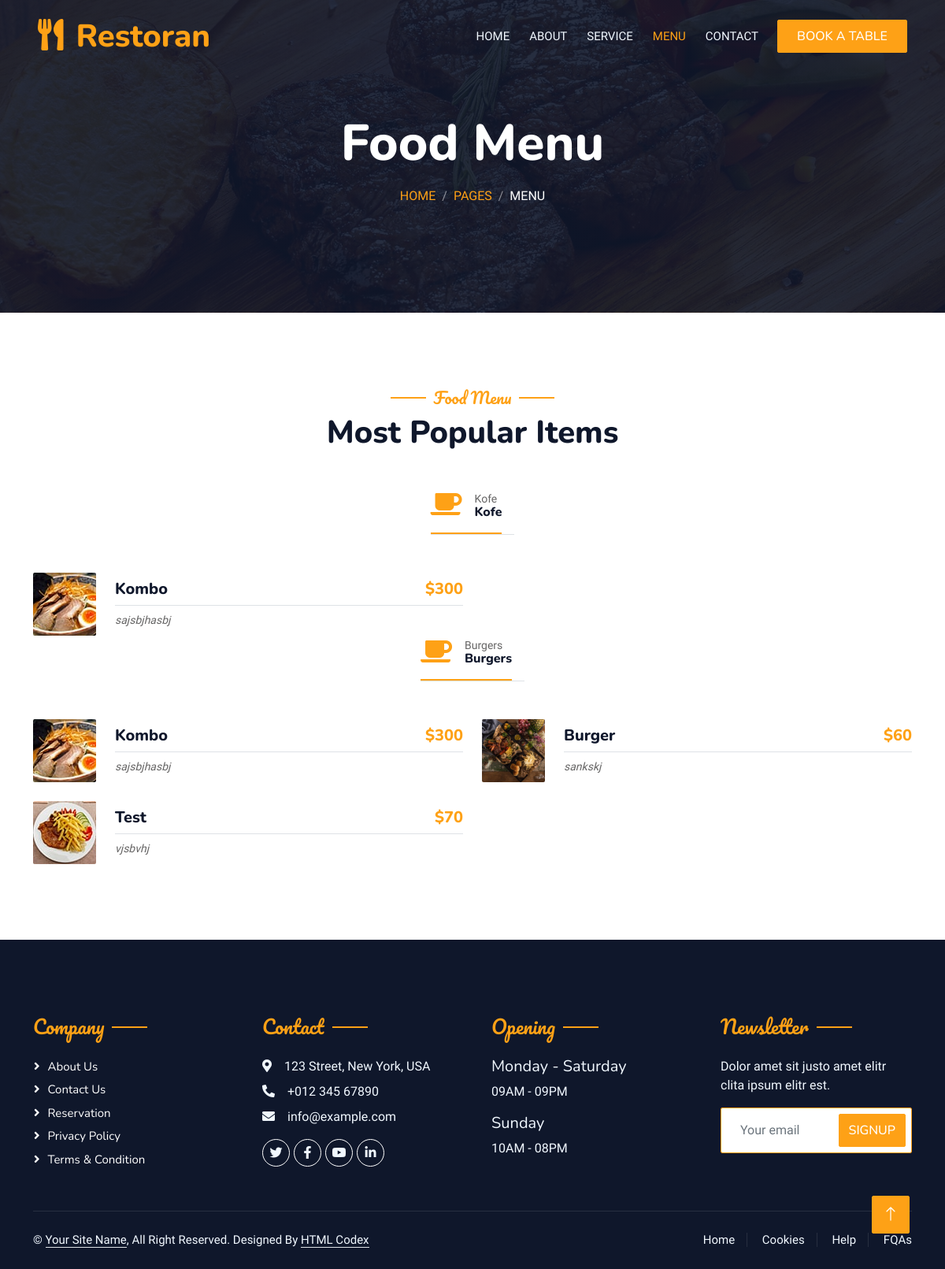
The app's page /menu/ with its own data.
### main/models.py (models this page shows, shortened)
class MenuCategory(models.Model):
    img = models.ImageField('MenuCategory image', upload_to='menu_images')
    name = models.CharField('MenuCategory name', max_length=60)

class Menu(models.Model):
    menucategory = models.ManyToManyField(MenuCategory, related_name='menu_categ')
    img = models.ImageField('Menu image', upload_to='menu_images')
    name = models.CharField('Menu name', max_length=60)
    about = models.TextField('Menu about')
    price = models.PositiveIntegerField('Menu price')

### main/views.py (the view)
# urls.py: path('menu/', views.menu, name='menu'),
def menu(request):
    menu_list = MenuCategory.objects.all()
    return render(request, 'main/menu.html', context={
        'link':'menu',
        'menu_list':menu_list
    })

### main/templates/main/menu.html
{% extends 'main/base.html' %}
{% block content %}
            <div class="container-xxl py-5 bg-dark hero-header mb-5">
                <div class="container text-center my-5 pt-5 pb-4">
                    <h1 class="display-3 text-white mb-3 animated slideInDown">Food Menu</h1>
                    <nav aria-label="breadcrumb">
                        <ol class="breadcrumb justify-content-center text-uppercase">
                            <li class="breadcrumb-item"><a href="#">Home</a></li>
                            <li class="breadcrumb-item"><a href="#">Pages</a></li>
                            <li class="breadcrumb-item text-white active" aria-current="page">Menu</li>
                        </ol>
                    </nav>
                </div>
            </div>
        </div>
        <div class="container-xxl py-5">
            <div class="container">
                <div class="text-center wow fadeInUp" data-wow-delay="0.1s">
                    <h5 class="section-title ff-secondary text-center text-primary fw-normal">Food Menu</h5>
                    <h1 class="mb-5">Most Popular Items</h1>
                </div>
                <div class="tab-class text-center wow fadeInUp" data-wow-delay="0.1s">
                {% for i in menu_list %}
                    <ul class="nav nav-pills d-inline-flex justify-content-center border-bottom mb-5">
                        <li class="nav-item">
                            <a class="d-flex align-items-center text-start mx-3 ms-0 pb-3 active" data-bs-toggle="pill" href="#{{ i.id }}">
                                <i class="fa fa-coffee fa-2x text-primary"></i>
                                <div class="ps-3">
                                    <small class="text-body">{{ i.name }}</small>
                                    <h6 class="mt-n1 mb-0">{{ i.name }}</h6>
                                </div>
                            </a>
                        </li>
                    </ul>
                    <div class="tab-content">
                        <div id="{{ i.id }}" class="tab-pane fade show p-0 active">
                            <div class="row g-4">
                            {% for j in i.menu_categ.all %}
                                <div class="col-lg-6">
                                    <div class="d-flex align-items-center">
                                        <img class="flex-shrink-0 img-fluid rounded" src="{{ j.img.url }}" alt="" style="width: 80px;">
                                        <div class="w-100 d-flex flex-column text-start ps-4">
                                            <h5 class="d-flex justify-content-between border-bottom pb-2">
                                                <span>{{ j.name }}</span>
                                                <span class="text-primary">${{ j.price }}</span>
                                            </h5>
                                            <small class="fst-italic">{{ j.about }}</small>
                                        </div>
                                    </div>
                                </div>
                            {% endfor %}
                            </div>
                        </div>
                    </div>
                {% endfor %}
                </div>
            </div>
        </div>
{% endblock %}

### main/static/css/style.css (style rules this page uses)
:root { --primary: #FEA116; --light: #F1F8FF; --dark: #0F172B; }
.ff-secondary { font-family: 'Pacifico', cursive; }
.hero-header { background: linear-gradient(rgba(15, 23, 43, .9), rgba(15, 23, 43, .9)), url(../img/bg-hero.jpg); background-position: center center; background-repeat: no-repeat; background-size: cover; }
.breadcrumb-item + .breadcrumb-item::before { color: rgba(255, 255, 255, .5); }
.section-title { position: relative; display: inline-block; }
.section-title::before { position: absolute; content: ""; width: 45px; height: 2px; top: 50%; left: -55px; margin-top: -1px; background: var(--primary); }
.section-title::after { position: absolute; content: ""; width: 45px; height: 2px; top: 50%; right: -55px; margin-top: -1px; background: var(--primary); }
.nav-pills .nav-item .active { border-bottom: 2px solid var(--primary); }

### records on screen
MenuCategory: name "Kofe"
Menu: img (picture), name "Kombo", price "300", about "sajsbjhasbj"
MenuCategory: name "Burgers"
Menu: img (picture), name "Burger", price "60", about "sankskj"
Menu: img (picture), name "Test", price "70", about "vjsbvhj"
